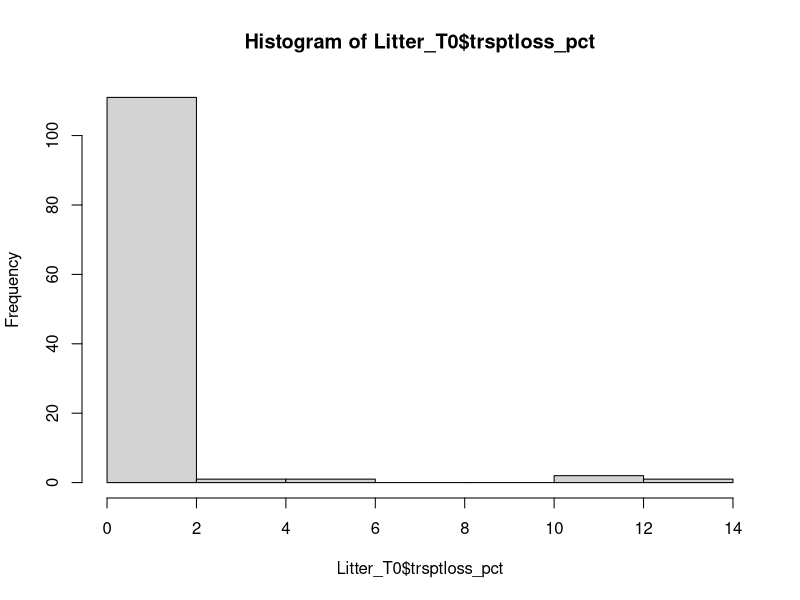
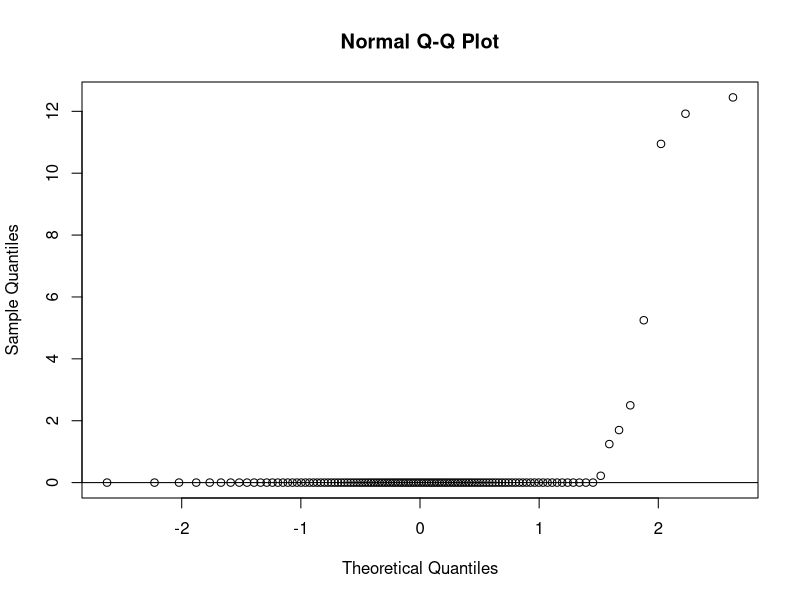

Recreate these plots in R, in order.
# This file cleans the L1 DEAD mass loss data file and performs initial mass remaining calculations
# written Nov 4-6, 2021 HLT
# Edited Jun 19, 2022 ENN
# revamped 2024-03-23 HLT

library(tidyverse)
library(here) # see https://malco.io/articles/2018-11-05-why-should-i-use-the-here-package-when-i-m-already-using-projects

# Import data, the CSV file...
Litter <- read.csv(here("Decomposition_16012024.csv"))
# Clean up df by removing final column (calculated variable that has missing values and will not be directly needed)
Litter <- Litter |>
  mutate(
    Ash.remaining = NULL,
  )

# convert character columns to factors
Litter$Species <- factor(Litter$Species)
Litter$Litter_substrate <- factor(Litter$Litter_substrate)
Litter$microsite <- factor(Litter$microsite)

# Transport Loss Corrections ------------------------------------------------------

Litter_T0 <- Litter %>%  # new df that includes only T0 bags, for transport loss calculations
    filter(Month == 0, na.rm = TRUE)

Litter_T0 <- Litter_T0 %>%      # create new variable, tranport loss (litter loss in T0 bags, g)
  mutate(trsptloss_g = Initial_mass - Lbag_weight)

Litter_T0 <- Litter_T0 %>%      # create new variable, tranport loss (%)
  mutate(trsptloss_pct = trsptloss_g / Initial_mass * 100)

# calculate means for transport losses for each litter substrates/type
T0means <- Litter_T0 |>
  group_by(Litter_substrate) |>
  summarize(  N    = sum(!is.na(trsptloss_pct)),
              mean_trsptloss_pct = mean(trsptloss_pct, na.rm=TRUE),
              sd_trsptloss_pct   = sd(trsptloss_pct, na.rm=TRUE),
              se_trsptloss_pct   = sd_trsptloss_pct / sqrt(N)
  )
print(T0means)  

# explore transport loss data - the distribution is perplexing 
hist(Litter_T0$trsptloss_pct)
# check for normality of distribution of transport losses
qqnorm(Litter_T0$trsptloss_pct)
qqline(Litter_T0$trsptloss_pct) # visualize the data - if normal the data should fall fairly closely to the line 

### HT: Given the oddity of transport loss distribution, I don't see a compelling arguement for a transport loss correction 

# create new variable final litter mass, corrected for transport loss (final_litter_corr)
# apply a species-specific transport loss correction using mutate and multiple if else conditions
#Litter <- mutate(Litter, Initial_mass_corr = ifelse(Litter_substrate == "Grass", Initial_mass * 0.9920,
#                                                            ifelse(Litter_substrate == "Shrub", Initial_mass * 1.000,"NA")))

# create new variable, pctrem_corr (percent mass remaining, using the transport-corrected initial litter value)
#Litter$Initial_mass_corr <- as.numeric(as.character(Litter$Initial_mass_corr)) # convert to numeric 
#Litter <- Litter %>%
#  mutate(pctrem_corr = Lbag_weight/Initial_mass_corr*100)


# Calculate ash-free masses and ash-free mass remaining -----------------------------------------

# calculate percent ash of the litter for all litterbags

### HT: Note that percent ash seems very low for time 0 -- these should be double-checked to increase our confidence
Litter <- Litter |>
  mutate(
    sample_mass = Sample_cruc_mass - Crucible_mass,
    ash_mass = Ash_cruc_mass - Crucible_mass,
    pct_ash = (ash_mass/sample_mass)*100
  )

# calculate mean pct_ash values from the time 0 means for each of two litter substrates
pct_ash_means <- Litter |>
  group_by(Litter_substrate, Month) |>
  summarise(
    N    = sum(!is.na(pct_ash)),
    pct_ash = mean(pct_ash, na.rm=TRUE),
    sd_pct_ash   = sd(pct_ash, na.rm=TRUE),
    se_pct_ash   = sd_pct_ash / sqrt(N))

# define new variables for the inital percent ash for grass and shrub litter
grass_initial_pctash <- as.numeric(pct_ash_means[1,4])
shrub_initial_pctash <- as.numeric(pct_ash_means[5,4])

# calculate ash-free initial and final litter masses
Litter <- Litter |>
  mutate(
    Initial_mass_ash_free = ifelse(Litter_substrate == "Grass", 
                                   Initial_mass * (100 - grass_initial_pctash) / 100, 
                                   ifelse(Litter_substrate == "Shrub", 
                                          Initial_mass * (100 - shrub_initial_pctash) / 100, 
                                          NA)), # use NA for (non-existent) other cases
    Final_mass_ash_free = Lbag_weight * (100 - pct_ash) / 100,
    Pct_mass_remaining_ashfree = Final_mass_ash_free/Initial_mass_ash_free *100
  ) 


